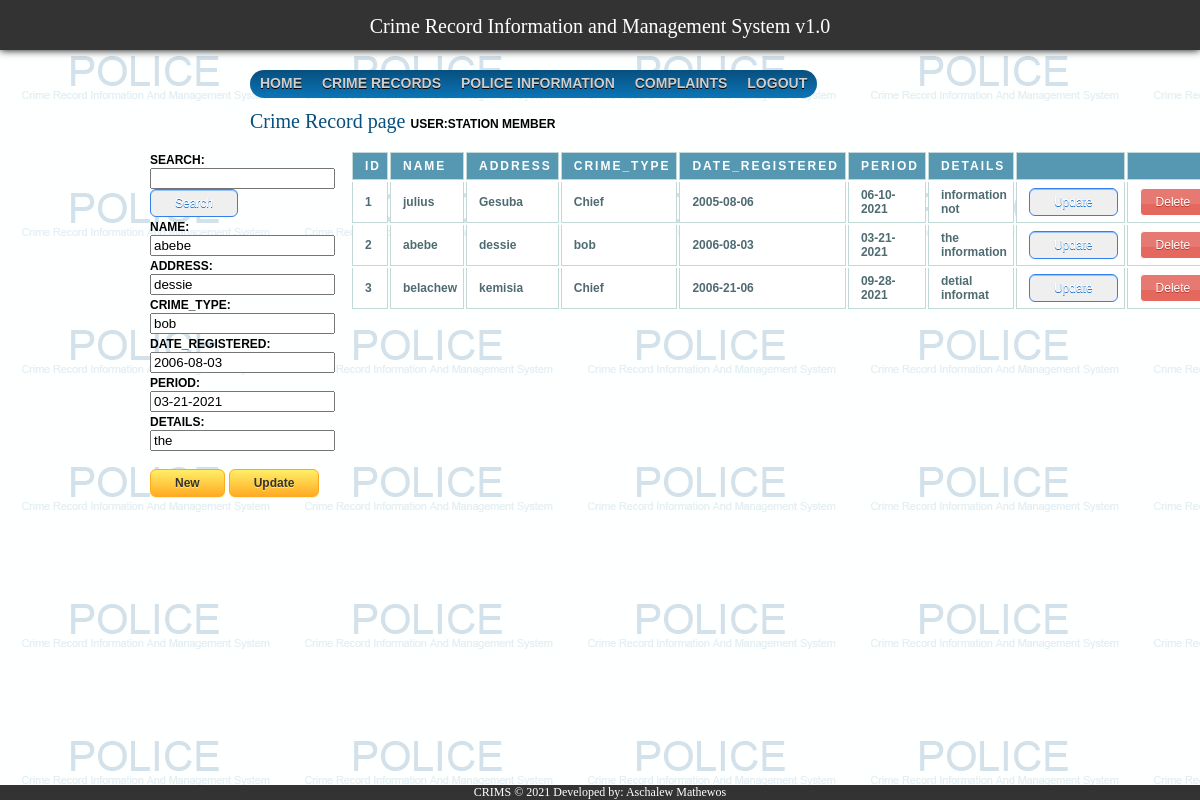
Screenshot of /crime_record_report.php?id=2&status=update with the database file from the repository.
### tables this page shows
CREATE TABLE `crime_record` (
 `id` int(11) NOT NULL AUTO_INCREMENT,
  `name` varchar(11) NOT NULL,
  `address` varchar(25) NOT NULL,
  `crime_type` varchar(25) NOT NULL,
  `date_registered` varchar(20) NOT NULL,
  `period` varchar(25) NOT NULL,
  `details` varchar(15) NOT NULL,
  PRIMARY KEY (`id`)
);

### crime_record_grid.php (the view, shortened to what this page needs)
<?php
$con=mysqli_connect("localhost","root","","crimsdb");
if( isset( $_POST['txtsearch'] ) )
{
  $txtsearch = $_POST['txtsearch'];
  $result = mysqli_query($con,"SELECT * FROM crime_record where name like '%$txtsearch%' or address like '%$txtsearch%' or crime_type like '%$txtsearch%' or date_registered like '%$txtsearch%' or period like '%$txtsearch%' or details like '%$txtsearch%'");
}
else
  $result = mysqli_query($con,"SELECT * FROM crime_record");
  echo "<table>
  <tr>
  <th>ID</th>
  <th>Name</th>
  <th>Address</th>
  <th>Crime_Type</th>
  <th>Date_Registered</th>
  <th>Period</th>
  <th>Details</th>
  <th></th>
  <th></th>
  </tr>";
  while($row = mysqli_fetch_array($result)) {
    $ID = $row['id'];
    echo "<tr>";
    echo "<td>" . $row['id'] . "</td>";
    echo "<td>" . $row['name'] . "</td>";
    echo "<td>" . $row['address'] . "</td>";
    echo "<td>" . $row['crime_type'] . "</td>";
    echo "<td>" . $row['date_registered'] . "</td>";
    echo "<td>" . $row['period'] . "</td>";
    echo "<td>" . $row['details'] . "</td>";
    echo "<td><a href='crime_record_report.php?id=$ID&status=update'> <button class='updateButton'> Update </button></a></td>";
    echo "<td><a href='crime_record_report.php?id=$ID&status=delete'> <button class='deleteButton'> Delete </button></a></td>";
    echo "</tr>";
  }
  echo "</table>";
?>

### crime_records_form.php (shortened to what this page needs)
<?php
	if( isset( $_POST['new'] ) )
	{
		$name = $_POST['name'];
		$address = $_POST['address'];
		$crime_type = $_POST['crime_type'];
		$date_registered = $_POST['date_registered'];
		$period = $_POST['period'];
		$details = $_POST['details'];
		$sqlString = "insert into crime_record (name, address, crime_type, date_registered, period, details) values ('$name', '$address', '$crime_type', '$date_registered', '$period', '$details')";
		mysql_query($sqlString) or die(mysql_error());
		header("Location: crime_record_report.php");
	}
	else if( isset($_GET['status'] )){
		$ID = $_GET['id'];
		if( $_GET['status']== 'update'){
			$result = mysql_query("SELECT * FROM crime_record WHERE ID='$ID'");
			$data = mysql_fetch_object( $result );
			echo "
				<form name='input' action='crime_record_report.php?id=$ID' method='post'>
				<label>Name: </label><br><input value=$data->name type='text' name='name' required autofocus><br>
				<label>Address: </label><br><input value=$data->address type='text' name='address' required autofocus><br>
				<label>Crime_Type: </label><br><input value=$data->crime_type type='text' name='crime_type' required autofocus><br>
				<label>Date_Registered: </label><br><input value=$data->date_registered type='text' name='date_registered' required autofocus><br>
				<label>Period: </label><br><input value=$data->period type='text' name='period' required autofocus><br>
				<label>Details: </label><br><input value=$data->details type='text' name='details' required autofocus><br>
				<br>
				<a href='crime_record_report.php'> <button class='myButton'> New </button></a>
				<input class='myButton' name='update' type='submit' value='Update'>
				</form>
			";
		}
		else if( $_GET['status'] == 'delete'){
			mysql_query("DELETE FROM crime_record where ID='$ID'");
			header("Location: crime_record_report.php");
		}
	}
?>

### css/main.css (style rules this page uses)
body { background-image:url("../images/crims.png") !important; background-attachment:fixed; }
label { font: bold 12px "Trebuchet MS", Verdana, Arial, Helvetica, sans-serif; color:black; text-transform: uppercase; }

### css/report_style.css (style rules this page uses)
table { font: bold 12px "Trebuchet MS", Verdana, Arial, Helvetica, sans-serif; }
th { color: white; border: 1px solid #C1DAD7; letter-spacing: 2px; text-transform: uppercase; text-align: left; padding: 6px 6px 6px 12px; background: #5698b2; }
td { border-left: 1px solid #C1DAD7; border-right: 1px solid #C1DAD7; border-bottom: 1px solid #C1DAD7; background: #fff; padding: 6px 6px 6px 12px; color: #4f6b72; }
.deleteButton { -moz-box-shadow:inset 0px 39px 0px -24px #e67a73; -webkit-box-shadow:inset 0px 39px 0px -24px #e67a73; box-shadow:inset 0px 39px 0px -24px #e67a73; background-color:#e4685d; -moz-border-radius:4px; -webkit-border-radius:4px; border-radius:4px; border:1px solid #ffffff; display:inline-block; cursor:pointer; color:#ffffff; font-family:arial; font-size:12px; padding:6px 15px; text-decoration:none; text-shadow:0px 1px 0px #b23e35; }
.updateButton { -moz-box-shadow:inset 0px 1px 0px 0px #97c4fe; box-shadow:inset 0px 1px 0px 0px #97c4fe; background:-moz-linear-gradient(top, #3d94f6 5%, #1e62d0 100%); -moz-border-radius:6px; border-radius:6px; border:1px solid #337fed; display:inline-block; cursor:pointer; color:#ffffff; font-family:arial; font-size:12px; padding:6px 24px; text-decoration:none; text-shadow:0px 1px 0px #1570cd; }
.myButton { -moz-box-shadow: 0px 1px 0px 0px #fff6af; box-shadow: 0px 1px 0px 0px #fff6af; background:-moz-linear-gradient(top, #ffec64 5%, #ffab23 100%); background:linear-gradient(to bottom, #ffec64 5%, #ffab23 100%); background-color:#ffec64; -moz-border-radius:6px; border-radius:6px; border:1px solid #ffaa22; display:inline-block; cursor:pointer; color:#333333; font-family:arial; font-size:12px; font-weight:bold; padding:6px 24px; text-decoration:none; text-shadow:0px 1px 0px #ffee66; }

### rows the page displays
crime_record: name "abebe", address "dessie", crime_type "bob", date_registered "2006-08-03", period "03-21-2021", id "2", details "the information"
crime_record: id "1", name "julius", address "Gesuba", crime_type "Chief", date_registered "2005-08-06", period "06-10-2021", details "information not"
crime_record: id "3", name "belachew", address "kemisia", crime_type "Chief", date_registered "2006-21-06", period "09-28-2021", details "detial informat"
